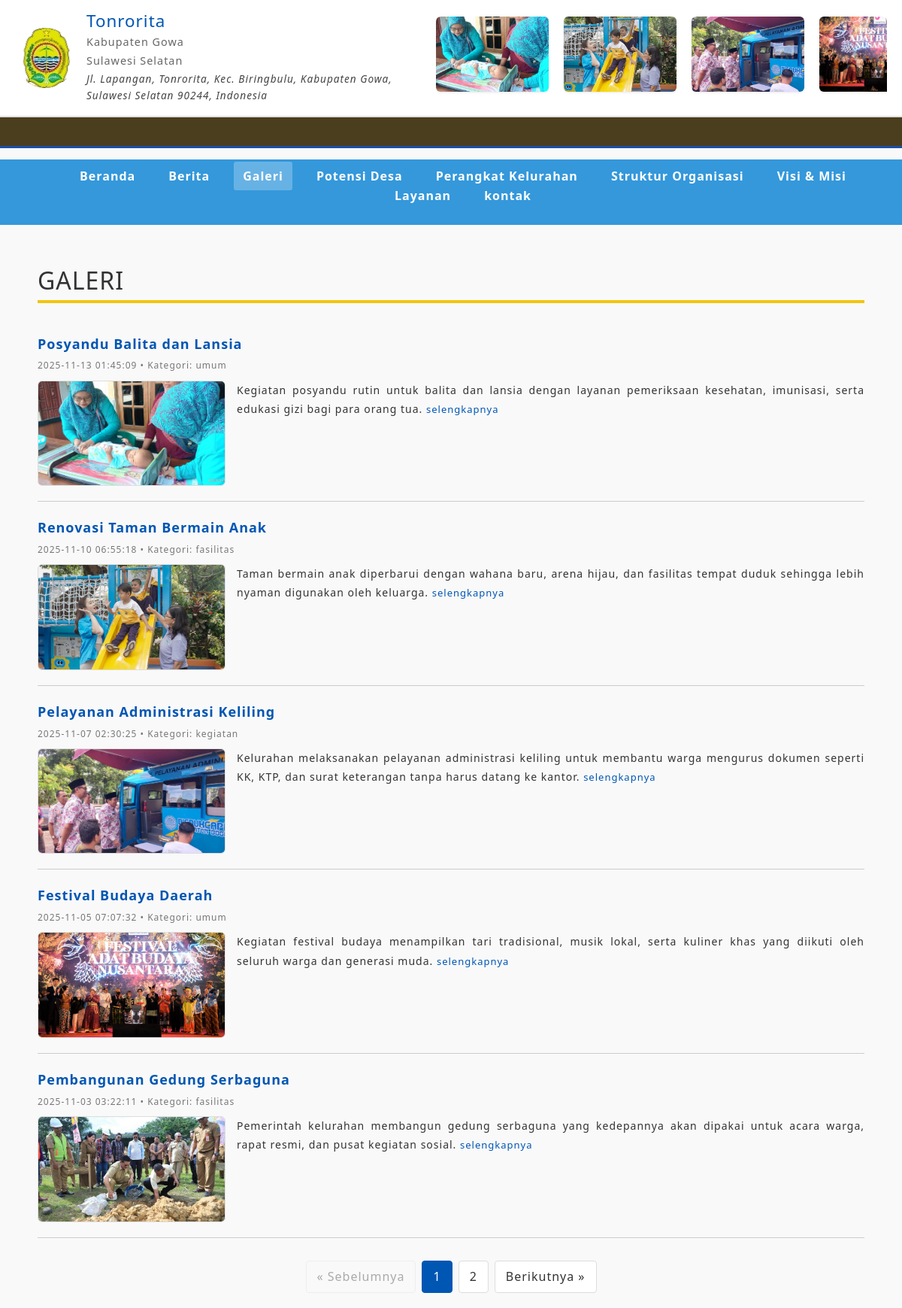
Screenshot of /frontend/sections/galeri.php with the database file from the repository.
### tables this page shows
CREATE TABLE `profil_kelurahan` (
  `id` int NOT NULL,
  `nama_kelurahan` varchar(150) DEFAULT NULL,
  `visi` text,
  `misi` text,
  `sejarah` text,
  `alamat` text,
  `telepon` varchar(50) DEFAULT NULL,
  `email` varchar(150) DEFAULT NULL,
  `logo` varchar(255) DEFAULT NULL,
  `created_at` timestamp NULL DEFAULT CURRENT_TIMESTAMP,
  `updated_at` timestamp NULL DEFAULT NULL
);

CREATE TABLE `galeri` (
  `id` int NOT NULL,
  `judul` varchar(150) DEFAULT NULL,
  `gambar` varchar(255) DEFAULT NULL,
  `deskripsi` text,
  `kategori` enum('kegiatan','fasilitas','umum') DEFAULT NULL,
  `created_at` timestamp NULL DEFAULT CURRENT_TIMESTAMP
);

### frontend/sections/galeri.php (the view, shortened to what this page needs)
<!DOCTYPE html>
<html lang="en">
<head>
    <link href="../template_users/css/styles.css" rel="stylesheet" />
    <?php
    include '../../config/connection.php';
    include '../partials/navbar1.php';
    include '../partials/header.php';
    $galeri_per_halaman = 5;
    $halaman_sekarang = isset($_GET['page']) ? (int)$_GET['page'] : 1;
    $offset = ($halaman_sekarang - 1) * $galeri_per_halaman;
    $total_query = "SELECT COUNT(*) AS total FROM galeri";
    $total_result = mysqli_query($db, $total_query);
    $total_data = mysqli_fetch_assoc($total_result)['total'];
    $total_halaman = ceil($total_data / $galeri_per_halaman);
    $query = "SELECT * FROM galeri ORDER BY created_at DESC LIMIT $galeri_per_halaman OFFSET $offset";
    $result = mysqli_query($db, $query);
    ?>
<body>
    <div class="container">
        <h2 style="margin: 20px 0; color:#fffffff; border-bottom: 4px solid #f1c40f; padding-bottom: 6px;">
            GALERI
        </h2>
        <?php if (mysqli_num_rows($result) > 0): ?>
            <?php while ($g = mysqli_fetch_assoc($result)): ?>
                <div class="berita-item">
                    <a href="../sections/detail_galeri.php?id=<?= $g['id']; ?>" class="berita-judul">
                        <?= htmlspecialchars($g['judul']); ?>
                    </a>
                    <div class="berita-meta">
                        <?= htmlspecialchars($g['created_at']); ?> • Kategori: <?= htmlspecialchars($g['kategori']); ?>
                    </div>
                    <div class="berita-konten">
                        <img src="../../storages/galeri/<?= htmlspecialchars($g['gambar']); ?>"
                            alt="<?= htmlspecialchars($g['judul']); ?>"
                            class="berita-gambar">
                        <div class="berita-teks">
                            <?= nl2br(mb_strimwidth(strip_tags($g['deskripsi']), 0, 300, '...')); ?>
                            <a href="../sections/detail_galeri.php?id=<?= $g['id']; ?>" class="selengkapnya">selengkapnya</a>
                        </div>
                    </div>
                </div>
            <?php endwhile; ?>
            <div class="pagination">
                <?php if ($halaman_sekarang > 1): ?>
                    <a href="?page=<?= $halaman_sekarang - 1; ?>">&laquo; Sebelumnya</a>
                <?php else: ?>
                    <span class="disabled">&laquo; Sebelumnya</span>
                <?php endif; ?>
                <?php for ($i = 1; $i <= $total_halaman; $i++): ?>
                    <?php if ($i == $halaman_sekarang): ?>
                        <span class="active"><?= $i; ?></span>
                    <?php else: ?>
                        <a href="?page=<?= $i; ?>"><?= $i; ?></a>
                    <?php endif; ?>
                <?php endfor; ?>
                <?php if ($halaman_sekarang < $total_halaman): ?>
                    <a href="?page=<?= $halaman_sekarang + 1; ?>">Berikutnya &raquo;</a>
                <?php else: ?>
                    <span class="disabled">Berikutnya &raquo;</span>
                <?php endif; ?>
            </div>
        <?php else: ?>
            <p>Tidak ada data galeri tersedia.</p>
        <?php endif; ?>
    </div>
</body>
</html>

### frontend/partials/navbar1.php (shortened to what this page needs)
<header class="header">
    <div class="header-top">
        <?php
        include_once __DIR__ . '/../config/connection.php';
        $query = "SELECT * FROM profil_kelurahan LIMIT 1";
        $result = $db->query($query);
        $profil = $result->fetch_assoc();
        $current_page = basename($_SERVER['PHP_SELF']);
        ?>
        <div class="header-flex-container">
            <div class="logo-container">
                <img src="../../storages/logo/1763007596_logokelurah-removebg-preview.png"
                    alt="Logo <?= htmlspecialchars($profil['nama_kelurahan']) ?>"
                    class="logo">
                <div class="header-info">
                    <h1><?= htmlspecialchars($profil['nama_kelurahan']) ?></h1>
                    <p>Kabupaten Gowa</p>
                    <p>Sulawesi Selatan</p>
                    <p class="address"><?= htmlspecialchars($profil['alamat']) ?></p>
                </div>
            </div>
            <div class="header-right-content">
                <div class="image-row">
                    <div class="track">
                        <?php
                        $qGaleri = "SELECT id, gambar FROM galeri ORDER BY id DESC LIMIT 8";
                        $rGaleri = $db->query($qGaleri);
                        $gambar_list = [];
                        while ($row = $rGaleri->fetch_assoc()) {
                            $gambar_list[] = $row;
                        }
                        foreach ($gambar_list as $row) {
                        ?>
                            <a href="../sections/detail_berita.php?id=<?= $row['id'] ?>">
                                <img src="../../storages/galeri/<?= $row['gambar'] ?>" class="small-img">
                            </a>
                        <?php } ?>
                    </div>
                </div>
            </div>
        </div>
    </div>
    <div class="running-text-container">
        <div class="running-text">
        </div>
    </div>
    <nav class="main-nav">
        <ul>
            <li><a href="../sections/home.php" class="<?= ($current_page == 'home.php') ? 'active' : '' ?>">Beranda</a></li>
            <li><a href="../sections/berita.php" class="<?= ($current_page == 'berita.php') ? 'active' : '' ?>">Berita</a></li>
            <li><a href="../sections/galeri.php" class="<?= ($current_page == 'galeri.php') ? 'active' : '' ?>">Galeri</a></li>
            <li><a href="../sections/potensi_desa.php" class="<?= ($current_page == 'potensi_desa.php') ? 'active' : '' ?>">Potensi Desa</a></li>
            <li><a href="../sections/perangkat_kelurahan.php" class="<?= ($current_page == 'perangkat_kelurahan.php') ? 'active' : '' ?>">Perangkat Kelurahan</a></li>
            <li><a href="../sections/struktur_organisasi.php" class="<?= ($current_page == 'struktur_organisasi.php') ? 'active' : '' ?>">Struktur Organisasi</a></li>
            <li><a href="../sections/visi_misi.php" class="<?= ($current_page == 'visi_misi.php') ? 'active' : '' ?>">Visi & Misi</a></li>
            <li><a href="../sections/layanan.php" class="<?= ($current_page == 'layanan.php') ? 'active' : '' ?>">Layanan</a></li>
            <li><a href="../sections/kontak.php" class="<?= ($current_page == 'kontak.php') ? 'active' : '' ?>">kontak</a></li>
        </ul>
    </nav>
</header>

### frontend/sections/galeri.php (style rules this page uses)
* { margin: 0; padding: 0; box-sizing: border-box; }
body { font-family: 'Segoe UI', Tahoma, Geneva, Verdana, sans-serif; line-height: 1.6; color: #333; background-color: #f9f9f9; }
.container { width: 1200px; margin: 0 auto; padding: 20px; }
.main-nav { background-color: #3498db; padding: 10px 0; margin: 15px 0; }
.main-nav ul { display: flex; list-style: none; justify-content: center; flex-wrap: wrap; }
.main-nav li { margin: 0 10px; }
.main-nav a { color: white; text-decoration: none; padding: 8px 12px; font-weight: bold; transition: background-color 0.3s; }
.berita-item { border-bottom: 1px solid #ccc; padding: 20px 0; }
.berita-judul { font-size: 18px; font-weight: bold; color: #0056b3; text-decoration: none; display: block; margin-bottom: 5px; }
.berita-meta { font-size: 12px; color: #777; margin-bottom: 10px; }
.berita-konten { display: flex; align-items: flex-start; gap: 15px; }
.berita-teks { flex: 1; font-size: 14px; text-align: justify; line-height: 1.8; }
.selengkapnya { color: #0056b3; text-decoration: none; font-size: 13px; }
.pagination { display: flex; justify-content: center; margin-top: 30px; gap: 8px; flex-wrap: wrap; }
.pagination a, .pagination span { display: inline-block; padding: 8px 14px; text-decoration: none; border: 1px solid #ddd; color: #333; background: #fff; border-radius: 4px; transition: all 0.3s; }
.pagination .active { background-color: #0056b3; color: white; border-color: #0056b3; pointer-events: none; }
.pagination .disabled { color: #aaa; background: #f9f9f9; border-color: #eee; pointer-events: none; }
.berita-gambar { width: 250px; aspect-ratio: 16/9; object-fit: cover; border-radius: 6px; border: 1px solid #ddd; flex-shrink: 0; }

### frontend/partials/navbar1.php (style rules this page uses)
.header-top { display: flex; justify-content: space-between; align-items: center; padding: 15px 20px; background-color: #fff; border-bottom: 2px solid #e0e0e0; }
.header-flex-container { display: flex; justify-content: space-between; align-items: center; width: 100%; }
.logo-container { display: flex; align-items: center; gap: 15px; }
.logo { width: 80px; aspect-ratio: 1/1; object-fit: cover; border-radius: 50%; }
.header-info h1 { font-size: 1.4em; margin: 0; color: #0056b3; }
.header-info p { margin: 2px 0; font-size: 0.9em; color: #666; }
.header-info .address { font-size: 0.85em; font-style: italic; color: #444; }
.image-row { overflow: hidden; width: 600px; height: 110px; position: relative; border-radius: 6px; }
.track { display: flex; gap: 20px; width: max-content; animation: sepur 18s linear infinite; }
.small-img { width: 150px; height: 100px; object-fit: cover; border-radius: 6px; box-shadow: 0 1px 3px rgba(0, 0, 0, 0.1); transition: 0.2s; }
.running-text-container { width: 100%; background: #4b3e1f; color: yellow; font-weight: bold; padding: 6px 0; overflow: hidden; position: relative; border-bottom: 3px solid #1a4fa3; }
.running-text { display: inline-block; white-space: nowrap; padding-left: 100%; animation: runText 18s linear infinite; font-size: 14px; letter-spacing: 1px; }
.main-nav a.active { background-color: rgba(255, 255, 255, 0.25); border-radius: 3px; }

### rows the page displays
profil_kelurahan: nama_kelurahan "Tonrorita", alamat "Jl. Lapangan, Tonrorita, Kec. Biringbulu, Kabupaten Gowa, Sulawesi Selatan 90244, Indonesia"
galeri: gambar (picture), judul "Posyandu Balita dan Lansia", created_at "2025-11-13 01:45:09", kategori "umum", deskripsi "Kegiatan posyandu rutin untuk balita dan lansia dengan layanan pemeriksaan kesehatan, imunisasi, serta edukasi gizi bagi para orang tua."
galeri: gambar (picture), judul "Renovasi Taman Bermain Anak", created_at "2025-11-10 06:55:18", kategori "fasilitas", deskripsi "Taman bermain anak diperbarui dengan wahana baru, arena hijau, dan fasilitas tempat duduk sehingga lebih nyaman digunakan oleh keluarga."
galeri: gambar (picture), judul "Pelayanan Administrasi Keliling", created_at "2025-11-07 02:30:25", kategori "kegiatan", deskripsi "Kelurahan melaksanakan pelayanan administrasi keliling untuk membantu warga mengurus dokumen seperti KK, KTP, dan surat keterangan tanpa harus datang ke kantor."
galeri: gambar (picture), judul "Festival Budaya Daerah", created_at "2025-11-05 07:07:32", kategori "umum", deskripsi "Kegiatan festival budaya menampilkan tari tradisional, musik lokal, serta kuliner khas yang diikuti oleh seluruh warga dan generasi muda."
galeri: judul "Pembangunan Gedung Serbaguna", created_at "2025-11-03 03:22:11", kategori "fasilitas", gambar (picture), deskripsi "Pemerintah kelurahan membangun gedung serbaguna yang kedepannya akan dipakai untuk acara warga, rapat resmi, dan pusat kegiatan sosial."
